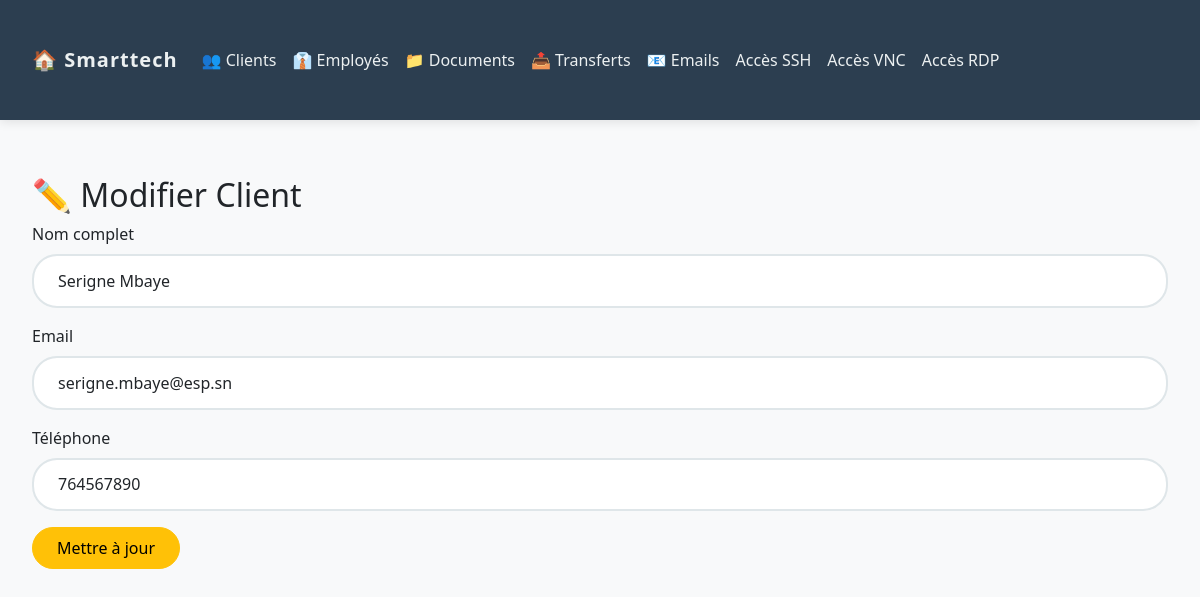
Page /edit_client.php?id=2 on the committed database.
### tables this page shows
CREATE TABLE `clients` (
  `id` bigint(20) UNSIGNED NOT NULL PRIMARY KEY AUTO_INCREMENT,
  `nom` varchar(255) NOT NULL,
  `email` varchar(255) NOT NULL UNIQUE,
  `telephone` varchar(255) NOT NULL,
  `created_at` timestamp NULL DEFAULT NULL,
  `updated_at` timestamp NULL DEFAULT NULL
);

### edit_client.php (the view, shortened to what this page needs)
<?php
include 'includes/header.php';
include 'config.php';
$id = (int)$_GET['id'];
$stmt = $pdo->prepare("SELECT * FROM clients WHERE id = ?");
$stmt->execute([$id]);
$client = $stmt->fetch();
?>
<div class="container mt-4">
    <h2>✏️ Modifier Client</h2>
    <form method="POST">
        <div class="mb-3">
            <label class="form-label">Nom complet</label>
            <input type="text" name="nom" class="form-control" value="<?= $client['nom'] ?>" required>
        </div>
        <div class="mb-3">
            <label class="form-label">Email</label>
            <input type="email" name="email" class="form-control" value="<?= $client['email'] ?>" required>
        </div>
        <div class="mb-3">
            <label class="form-label">Téléphone</label>
            <input type="tel" name="telephone" class="form-control" pattern="[0-9]{9,14}" value="<?= $client['telephone'] ?>" required>
        </div>
        <button type="submit" class="btn btn-warning"> Mettre à jour</button>
    </form>
</div>
<?php include 'includes/footer.php'; ?>

### assets/css/style.css (style rules this page uses)
* { margin: 0; padding: 0; box-sizing: border-box; font-family: 'Segoe UI', sans-serif; }
.container { flex: 1; padding: 2rem; max-width: 1200px; }
.btn { border-radius: 25px; padding: 0.5rem 1.5rem; transition: all 0.3s ease; }
.form-control { border-radius: 25px; padding: 0.8rem 1.5rem; border: 2px solid #dfe6e9; }
.container { animation: fadeIn 0.5s ease-out; }

### rows in the picture
clients: nom "Serigne Mbaye", email "serigne.mbaye@esp.sn", telephone "764567890"
